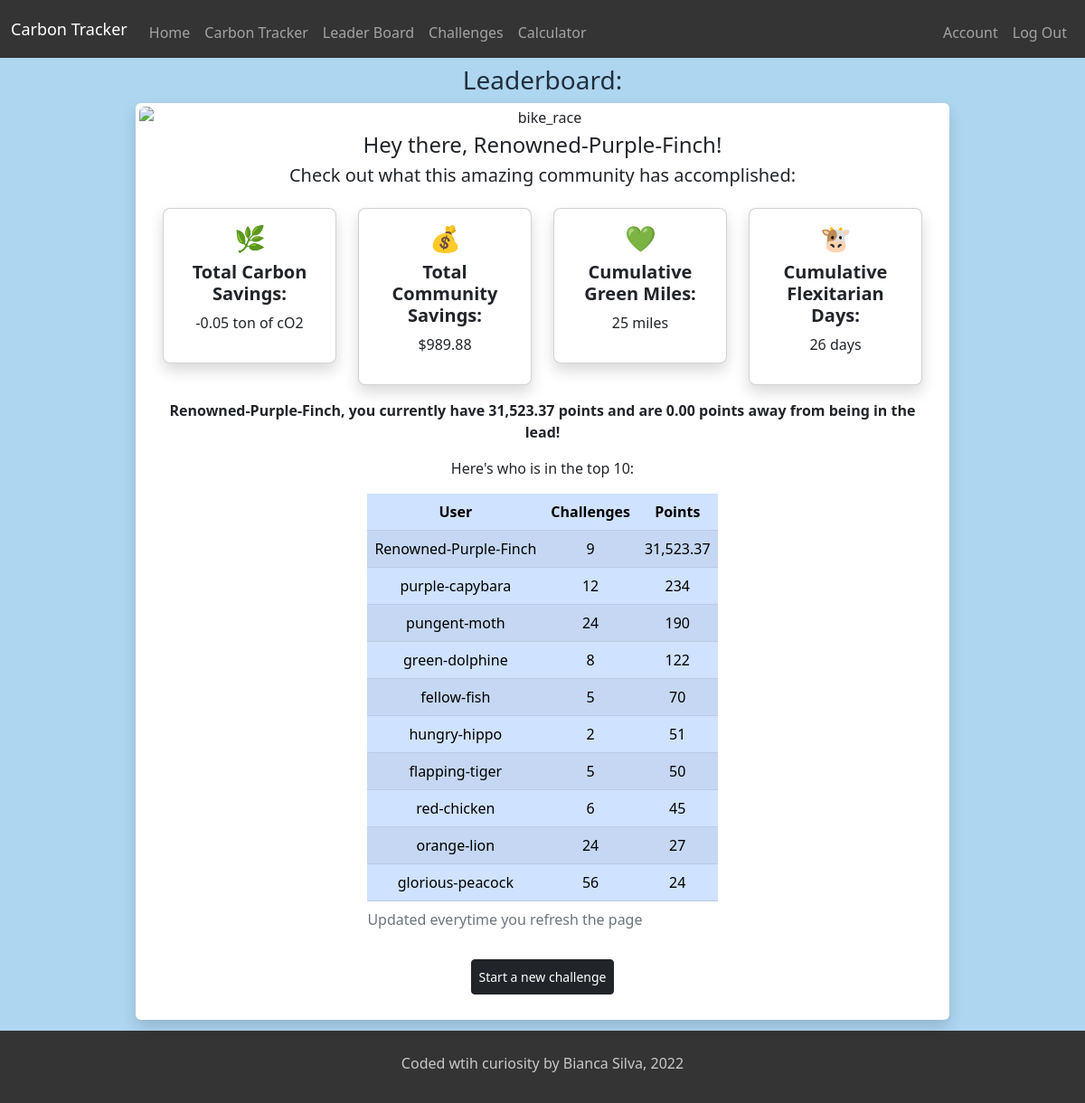
The app's page /leaderboard (signed in) with its own data.
### tables this page shows
CREATE TABLE users (id INTEGER PRIMARY KEY AUTOINCREMENT NOT NULL, name TEXT NOT NULL, email TEXT NOT NULL, leaderboardname TEXT NOT NULL, hash TEXT NOT NULL, datejoined DATETIME DEFAULT CURRENT_TIMESTAMP, icon TEXT);

CREATE TABLE leaderboard (id INTEGER PRIMARY KEY AUTOINCREMENT NOT NULL, user_id INTEGER NOT NULL, leaderboardname TEXT NOT NULL, challenges NUMERIC, green_miles NUMERIC, carbon_saved NUMERIC, plastic_saved NUMERIC, total_points NUMERIC);

### app.py (the view)
@app.route("/leaderboard", methods=["GET", "POST"])
@login_required
def leaderboard():
  if request.method == "POST":
    print("Hey, it's post time")
    return redirect("/leaderboard")
  else:
    print("Hey, it's GET time, get it?")
    check_footprint = db.execute("SELECT user_id FROM footprint WHERE user_id=?", session.get("user_id"))
    print("CHeck if user in footprint: ", check_footprint)
    if len(check_footprint) == 0:
      flash("Please calculate your carbon footprint to get started")
      return redirect("/calculator")
    check_name = db.execute("SELECT leaderboardname FROM users WHERE id=?", session.get("user_id"))
    for item in check_name:
      leaderboardname = item['leaderboardname']
    carbon_savings_total = db.execute("SELECT SUM(carbon_savings) FROM trackers")
    print("Total carbon saved so far", carbon_savings_total)
    for item in carbon_savings_total:
      total_carbon_saved = item['SUM(carbon_savings)']
    total_carbon_saved = (co2(float(total_carbon_saved))).replace("per year", "")
    print("Total carbon saved from db: ", total_carbon_saved)
    money_savings_total = db.execute("SELECT SUM(saved_money) FROM trackers")
    for item in money_savings_total:
      total_money_saved = item['SUM(saved_money)']
    total_money_saved = str(total_money_saved)
    total_money_saved = "$" + total_money_saved
    plastic_saved = db.execute("SELECT SUM(saved_plastic) FROM trackers")
    print("Plastic saved: ", plastic_saved)
    for item in plastic_saved:
      total_plastic_saved = item['SUM(saved_plastic)']
    print("Plastic saved in db: ", total_plastic_saved)
    water_saved = db.execute("SELECT SUM(saved_water) FROM trackers")
    print("Water saved: ", water_saved)
    for item in water_saved:
      total_water_saved = item['SUM(saved_water)']
    print("Total community water savings: ", total_water_saved)
    miles_walked_biked = db.execute("SELECT SUM(miles_walk_bike) FROM trackers")
    print("Miles walked or biked: ", miles_walked_biked)
    for item in miles_walked_biked:
      total_miles = item['SUM(miles_walk_bike)']
    total_miles = str(total_miles)
    total_miles = total_miles + " miles"
    flexitarian_db = db.execute("SELECT SUM(less_beef), SUM(less_chicken), SUM(less_pork) FROM trackers")
    for item in flexitarian_db:
      beef_flex = item["SUM(less_beef)"]
      chicken_flex = item['SUM(less_chicken)']
      pork_flex = item['SUM(less_pork)']
    total_flex = int(beef_flex) + int(chicken_flex) + int(pork_flex)
    total_flex = str(total_flex)
    total_flex = total_flex + " days"
    print("FLEXITARIAN: ", total_flex)
    leaders = db.execute("SELECT leaderboardname, challenges, total_points FROM leaderboard ORDER BY total_points DESC LIMIT 10")
    print("LEADERS: ", leaders)
    for leader in leaders:
      leadingname = leader['leaderboardname']
      challenges = leader['challenges']
      totalpoints = formatfloat(float((str(leader['total_points'])).replace(",", "")))
    find_leader = db.execute("SELECT leaderboardname, total_points FROM leaderboard ORDER BY total_points DESC LIMIT 1")
    print("AND THE LEADER IS: ", find_leader)
    max_points = 0
    for points in find_leader:
      max_points = float((points['total_points']).replace(",", ""))
      print("Max POINTS: ", max_points)
      print(type(max_points))
    print("FIND CURRENT POSITION: ", max_points)
    you = db.execute("SELECT leaderboardname, total_points FROM leaderboard WHERE user_id=?", session.get("user_id"))
    temp_test = db.execute("SELECT leaderboardname, total_points FROM leaderboard WHERE user_id=?", session.get("user_id"))
    your_points = 0
    for points in temp_test:
      your_points = float((str(points['total_points'])).replace(",", ""))
      print("YOUR POINTS: ", your_points)
    points_to_top = formatfloat(float(max_points) - your_points)
    your_points = formatfloat(your_points)
    return render_template("/leaderboard.html", yourpoints=your_points, pointstotop= points_to_top, leaders=leaders, leadingname=leadingname, challenges=challenges, totalpoints=totalpoints, flexitarian=total_flex, greenmiles=total_miles, dollarsavings=total_money_saved, carbonsavings=total_carbon_saved, leaderboardname=leaderboardname)

### app.py (called while the page is built)
@app.after_request
def after_request(response):
  response.headers["Cache-control"] = "no-cache, no-store, must-revalidate"
  response.headers["Expires"] = 0
  response.headers["Pragma"] = "no-cache"
  return response

### helpers.py (called while the page is built)
def login_required(f):
    @wraps(f)
    def decorated_function(*args, **kwargs):
      if session.get("user_id") is None:
        return redirect("/login")
      return f(*args, **kwargs)
    return decorated_function

def co2(value):
  tons = value / 1000
  if tons > 1:
    return f"{tons:,.2f} tons of cO2 per year"
  else:
    return f"{tons:,.2f} ton of cO2 per year"

def formatfloat(value):
  return f"{value:,.2f}"

### templates/leaderboard.html (shortened to what this page needs)
{% extends "layout.html" %}
{% block main %}
<form action="/leaderboard" method="get">
  <h3 class="darkBlue">Leaderboard:</h3>
  <div class="card body rounded-2 shadow p-1 border-0 m-1 justify-content-center mx-auto w-75">
  <img class="img-fluid rounded-2 mb-1" src="/static/bike_race.jpg" mx-auto w-auto alt="bike_race"/>
  <h4>Hey there, {{leaderboardname}}!</h4>
  <h5>Check out what this amazing community has accomplished:</h5>
  <div class="card-body">
  <div class="row justify-content-center">
    <div class="col-auto mb-2">
      <div class="d-flex">
        <div class="card shadow rounded-3" style="width: 12rem;">
          <div class="card-body">
            <h3>🌿</h3>
            <h5 class="card-title"><b>Total Carbon Savings:</b></h5>
            <p>{{carbonsavings}}</p>
          </div>
        </div>
      </div>
    </div>
    <div class="col-auto mb-2">
      <div class="d-flex">
        <div class="card shadow rounded-3" style="width: 12rem;">
          <div class="card-body">
            <h3>💰</h3>
            <h5 class="card-title"><b>Total Community Savings:</b></h5>
            <p>{{dollarsavings}}</p>
          </div>
        </div>
      </div>
    </div>
    <div class="col-auto mb-2">
      <div class="d-flex">
        <div class="card shadow rounded-3" style="width: 12rem;">
          <div class="card-body">
            <h3>💚</h3>
            <h5 class="card-title"><b>Cumulative Green Miles:</b></h5>
            <p>{{greenmiles}}</p>
          </div>
        </div>
      </div>
    </div>
    <div class="col-auto mb-2">
      <div class="d-flex">
        <div class="card shadow rounded-3" style="width: 12rem;">
          <div class="card-body">
            <h3>🐮</h3>
            <h5 class="card-title"><b>Cumulative Flexitarian Days:</b></h5>
            <p>{{flexitarian}}</p>
          </div>
        </div>
      </div>
    </div>
    <p class="mt-2"><b>{{leaderboardname}}, you currently have {{yourpoints}} points and are {{pointstotop}} points away from being in the lead!</b></p>
    <p>Here's who is in the top 10:</p>
    <table class="table table-striped table-primary table-hover table-responsive mx-auto w-auto">
      <caption>Updated everytime you refresh the page</caption>
      <thead>
        <tr>
          <th scope="col">User</th>
          <th scope="col">Challenges</th>
          <th scope="col">Points</th>
        </tr>
      </thead>
      <tbody>
        {% for leader in leaders %}
        <tr>
          {% for key, values in leader.items() %}
            <td>{{values}}</td>
          {% endfor %}
        </tr>
        {% endfor%}
      </tbody>
    </table>
</form>
  <form action="/challenges" method="post">
    <button class="btn btn-dark btn-sm m-2 p-2">Start a new challenge</button>
  </form>
{% endblock %}

### static/styles.css (style rules this page uses)
body { background-color: #EAECEE; }
.darkBlue { color: #212F3D }

### records on screen
users: leaderboardname "Renowned-Purple-Finch"
leaderboard: leaderboardname "Renowned-Purple-Finch", leader "9", total_points "31,523.37"
leaderboard: leaderboardname "purple-capybara", leader "12" "234"
leaderboard: leaderboardname "pungent-moth", leader "24" "190"
leaderboard: leaderboardname "green-dolphine", leader "8" "122"
leaderboard: leaderboardname "fellow-fish", leader "5" "70"
leaderboard: leaderboardname "hungry-hippo", leader "2" "51"
leaderboard: leaderboardname "flapping-tiger", leader "5" "50"
leaderboard: leaderboardname "red-chicken", leader "6" "45"
leaderboard: leaderboardname "orange-lion", leader "24" "27"
leaderboard: leaderboardname "glorious-peacock", leader "56" "24"

### other values on screen
{{ carbonsavings }} "-0.05 ton of cO2"
{{ dollarsavings }} "$989.88"
{{ greenmiles }} "25 miles"
{{ flexitarian }} "26 days"
{{ yourpoints }} "31,523.37"
{{ pointstotop }} "0.00"
